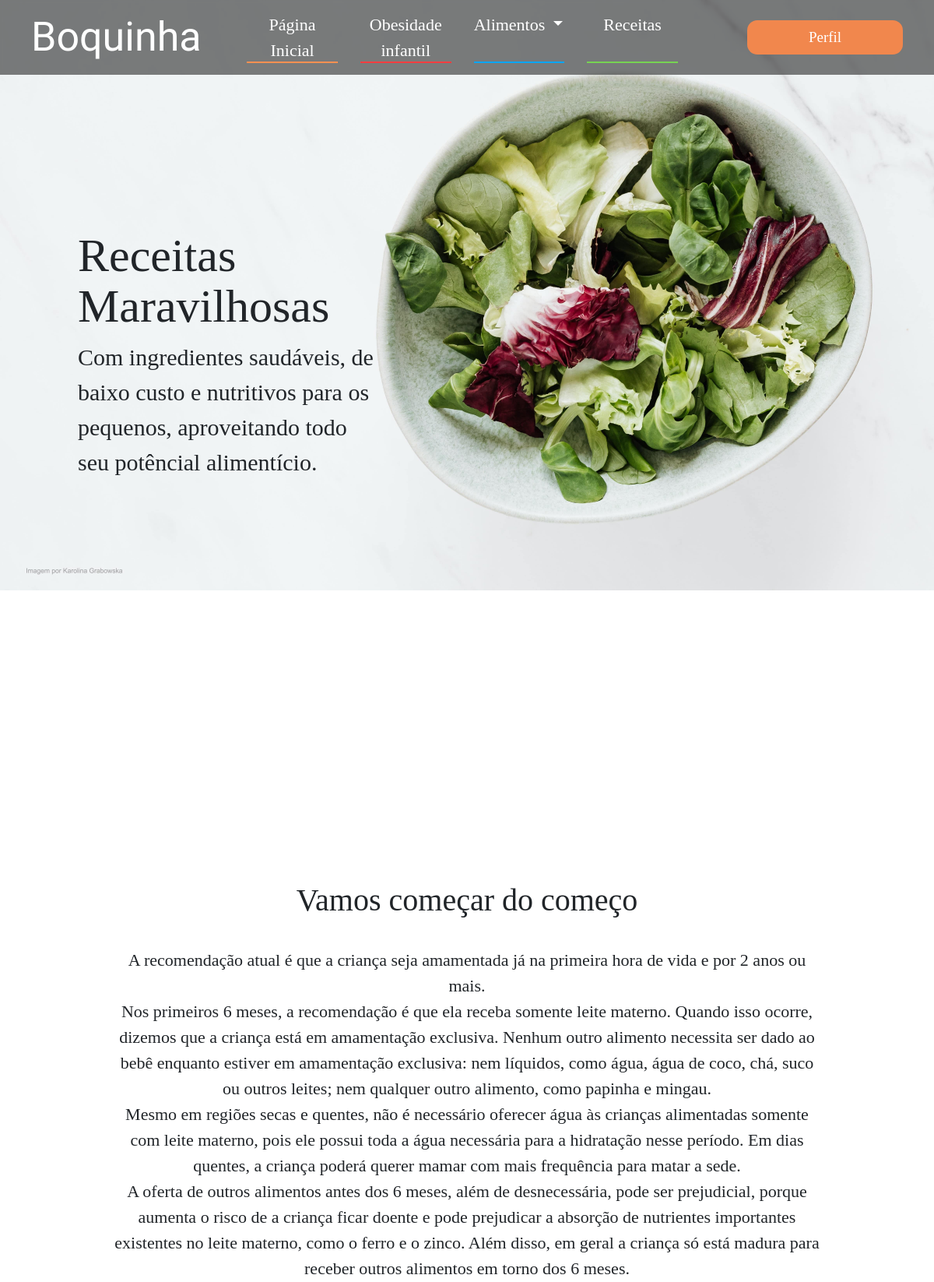
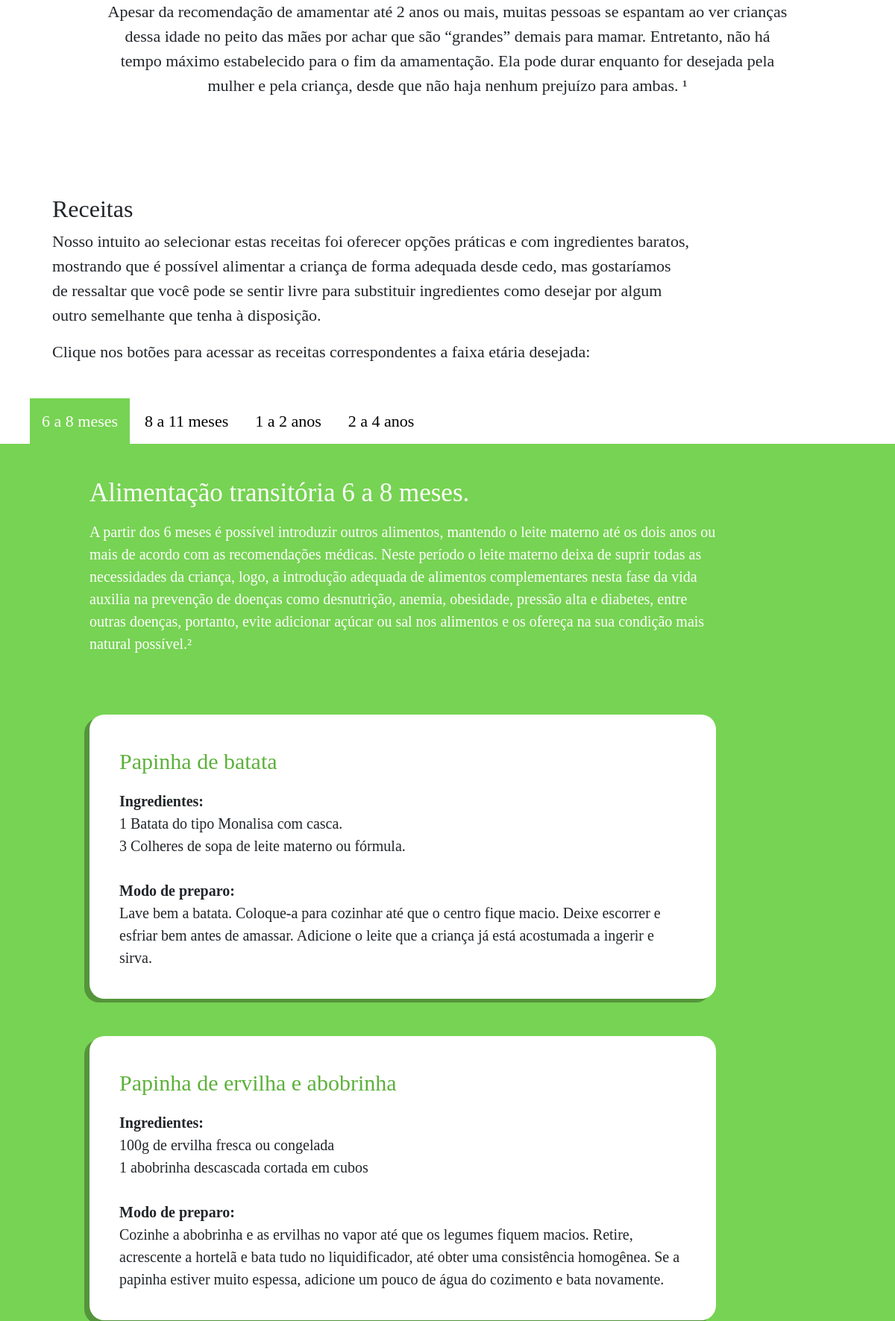
Screenshot of /receitas.php (signed in, upper part) with the database file from the repository (2 pictures, top to bottom).
### tables this page shows
CREATE TABLE `receitas` (
  `id_receita` int(11) NOT NULL AUTO_INCREMENT,
  `idade` enum('meses_6_8','meses_8_11','anos_1_2','anos_2_4','anos_4_10') NOT NULL,
  `nome_receita` varchar(80) NOT NULL,
  `ingredientes` text NOT NULL,
  `preparo` text NOT NULL,
  PRIMARY KEY (`id_receita`),
  UNIQUE KEY `nome_receita` (`nome_receita`)
);

### php/carregar_receitas.php (the view)
<?php
include("conexao.php");
$sql = "";
$titulo = "";
if($tipo == "meses68"){
    $sql = "SELECT * FROM receitas WHERE idade='meses_6_8';";
}
else if($tipo == "meses811"){
    $sql = "SELECT * FROM receitas WHERE idade='meses_8_11';";
    $titulo = "-4";
}
else if($tipo == "ano12"){
    $sql = "SELECT * FROM receitas WHERE idade='anos_1_2';";
    $titulo = "-5";
}
else if($tipo == "ano24"){
    $sql = "SELECT * FROM receitas WHERE idade='anos_2_4';";
    $titulo = "-6";
}
$resultado = mysqli_query($conexao, $sql);
while($linha = mysqli_fetch_assoc($resultado))
{
?>
<div class="box-receita">
    <p class="titulo-receita<?php echo $titulo ?>"><?php echo $linha['nome_receita'] ?></p>
    <strong> Ingredientes:</strong> <br>
    <?php
        $ingrediente = explode("\n", $linha['ingredientes']);
        for($i = 0; $i< count($ingrediente); $i++){
            echo $ingrediente[$i].'<br>';
        }
        echo "<br>";
    ?>
    <strong>Modo de preparo:</strong> <br>
    <?php echo $linha['preparo'] ?>
</div>
<?php
}
?>

### styles.css (style rules this page uses)
body { font-family: glacial-indifference; }

### stylesReceitas.css (style rules this page uses)
body { font-family: glacial-indifference; background-color: white; }
.box-receita { background-color: white; margin-left: 120px; margin-bottom: 50px; width: 70%; font-size: 20px; border-radius: 20px; padding: 40px; box-shadow: -7px 5px rgba(0, 0, 0, 0.295); }
.titulo-receita { font-size: 30px; color: rgb(93, 177, 59); }

### rows the page displays
receitas: nome_receita "Papinha de batata", ingredientes "1 Batata do tipo Monalisa com casca.", ingredientes "3 Colheres de sopa de leite materno ou fórmula.", preparo "Lave bem a batata. Coloque-a para cozinhar até que o centro fique macio. Deixe escorrer e esfriar bem antes de amassar. Adicione o leite que a criança já está acostumada a ingerir e sirva."
receitas: nome_receita "Papinha de ervilha e abobrinha", ingredientes "100g de ervilha fresca ou congelada", ingredientes "1 abobrinha descascada cortada em cubos", preparo "Cozinhe a abobrinha e as ervilhas no vapor até que os legumes fiquem macios. Retire, acrescente a hortelã e bata tudo no liquidificador, até obter uma consistência homogênea. Se a papinha estiver muito espessa, adicione um pouco de água do cozimento e bata novamente."
